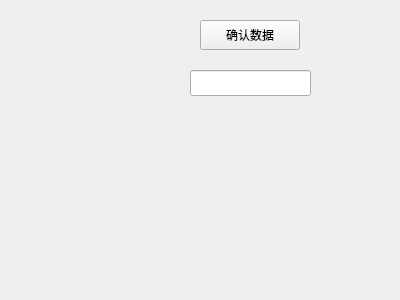
<?xml version="1.0" encoding="UTF-8"?>
<ui version="4.0">
 <class>GetValue</class>
 <widget class="QWidget" name="GetValue">
  <property name="geometry">
   <rect>
    <x>0</x>
    <y>0</y>
    <width>400</width>
    <height>300</height>
   </rect>
  </property>
  <property name="windowTitle">
   <string>Form</string>
  </property>
  <widget class="QWidget" name="verticalLayoutWidget">
   <property name="geometry">
    <rect>
     <x>20</x>
     <y>10</y>
     <width>141</width>
     <height>271</height>
    </rect>
   </property>
   <layout class="QVBoxLayout" name="verticalLayout"/>
  </widget>
  <widget class="QPushButton" name="pushButton">
   <property name="geometry">
    <rect>
     <x>200</x>
     <y>20</y>
     <width>100</width>
     <height>30</height>
    </rect>
   </property>
   <property name="text">
    <string>确认数据</string>
   </property>
  </widget>
  <widget class="QLineEdit" name="lineEdit">
   <property name="geometry">
    <rect>
     <x>190</x>
     <y>70</y>
     <width>121</width>
     <height>26</height>
    </rect>
   </property>
   <property name="readOnly">
    <bool>true</bool>
   </property>
  </widget>
 </widget>
 <resources/>
 <connections/>
</ui>
